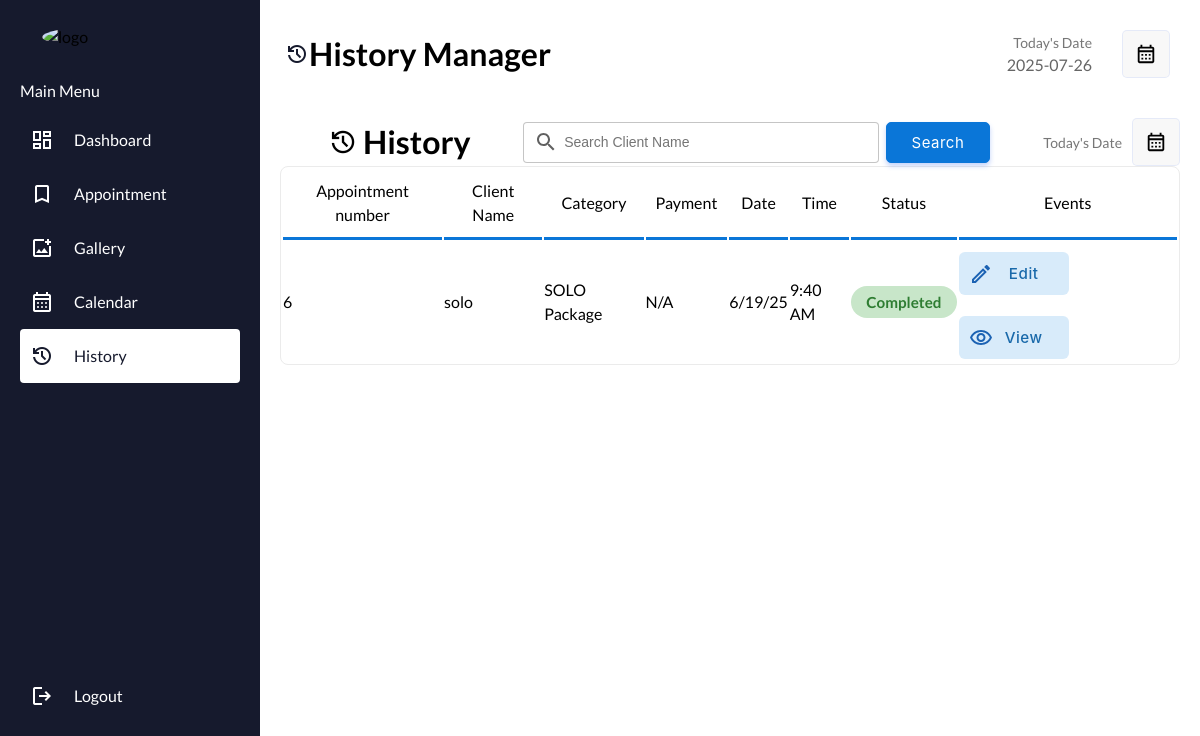
Screenshot of /admin/history.php (signed in) with the database file from the repository.
### tables this page shows
CREATE TABLE `appointments` (
  `id` int(11) NOT NULL,
  `full_name` varchar(100) NOT NULL,
  `email` varchar(100) NOT NULL,
  `phone` varchar(20) NOT NULL,
  `appointment_date` date NOT NULL,
  `appointment_time` time NOT NULL,
  `status_id` int(11) NOT NULL DEFAULT 1,
  `notes` text DEFAULT NULL,
  `created_at` timestamp NOT NULL DEFAULT current_timestamp(),
  `updated_at` timestamp NOT NULL DEFAULT current_timestamp() ON UPDATE current_timestamp()
);

### admin/history.php (the view, shortened to what this page needs)
<?php
$database = new Database();
$db = $database->getConnection();
$searchTerm = isset($_POST['search']) ? trim($_POST['search']) : '';
$sortField = isset($_GET['sort']) ? $_GET['sort'] : 'appointment_date';
$sortDir = (isset($_GET['dir']) && strtolower($_GET['dir']) === 'desc') ? 'DESC' : 'ASC';
$appointments = [];
if ($searchTerm !== '') {
    $query = "SELECT * FROM appointments WHERE full_name LIKE ? AND status_id IN (3,4) ORDER BY $sortField $sortDir, appointment_date DESC, appointment_time ASC";
    $stmt = $db->prepare($query);
    $stmt->execute(['%' . $searchTerm . '%']);
    $appointments = $stmt->fetchAll();
} else {
    $query = "SELECT * FROM appointments WHERE status_id IN (3,4) ORDER BY $sortField $sortDir, appointment_date DESC, appointment_time ASC";
    $stmt = $db->prepare($query);
    $stmt->execute();
    $appointments = $stmt->fetchAll();
}
function getStatusText($status_id) {
    switch ($status_id) {
        case 3: return 'Completed';
    }
}
function sanitizeOutput($str) {
    return htmlspecialchars($str, ENT_QUOTES, 'UTF-8');
}
function formatDate($date) {
    return date('n/j/y', strtotime($date));
}
function formatDateTime($time) {
    return date('g:i A', strtotime($time));
}
?>
<!DOCTYPE html>
<html lang="en">
<head>
    <link rel="stylesheet" href="css/appointment.css">
</head>
<body>
    <aside class="sidebar">
        <div class="sidebar-header">
            <img src="img/rommel-logo.png" alt="logo" />
        </div>
        <ul class="sidebar-links bt-top">
            <h4>
                <span>Main Menu</span>
            </h4>
            <li><a href="index.php?page=dashboard"><span class="material-symbols-outlined"> dashboard </span>Dashboard</a></li>
            <li><a href="Appointment.php?page=Appointment"><span class="material-symbols-outlined">Bookmark</span>Appointment</a></li>
            <li><a href="post.php?page=Post-image"><span class="material-symbols-outlined">Add_Photo_Alternate</span>Gallery</a></li>
            <li><a href="calendar.php?page=Calendar"><span class="material-symbols-outlined">Calendar_Month</span>Calendar</a></li>
            <li><a href="history.php?page=History" class="active"><span class="material-symbols-outlined active">History</span>History</a></li>
        </ul>
        <div class="bottom-log">
            <ul class="sidebar-links log-btn">
                <li><a href="logout.php"><span class="material-symbols-outlined"> logout </span>Logout</a></li>
            </ul>
        </div>
    </aside>
    <section class="content-section">
        <section class="search-and-user">
            <span class="nav-title"> <span class="material-symbols-outlined active">History</span>History Manager</span>
            <div class="admin-profile">
                <div class="row-date">
                    <div class="column-date">
                        <p style="font-size: 14px;color: rgb(119, 119, 119);padding: 0;margin: 0;text-align: right;">Today's Date</p>
                        <p class="heading-sub12" id="currentDate"></p>
                    </div>
                    <div class="column-button">
                        <a href="calendar.php"> <button class="btn-label" style="display: flex;justify-content: center;align-items: center;"><img src="img/calendar.svg" width="100%"></button></a>
                    </div>
                </div>
            </div>
        </section>
        <div class="dash-body" style="padding-right: 0px;">
            <table class="table-appointment" border="0">
                <tr>
                    <td class="top-header-table">
                        <span class="material-symbols-outlined">History</span>
                        <span class="nav-title"> History</span>
                    </td>
                    <td>
                        <form action="" method="post" class="header-search">
                            <input type="search" name="search" class="input-text header-searchbar" placeholder="Search Client Name " list="clientname" style="background-image: url('img/search.svg');" autocomplete="off">&nbsp;&nbsp;
                            <input type="Submit" value="Search" class="login-btn btn-primary btn" style="padding-left: 25px;padding-right: 25px;padding-top: 10px;padding-bottom: 10px;">
                        </form>
                    </td>
                    <td width="15%">
                        <p style="font-size: 14px;color: rgb(119, 119, 119);padding: 0;margin: 0;text-align: right;">Today's Date</p>
                    </td>
                    <td width="4%">
                        <a href="calendar.php"> <button class="btn-label" style="display: flex;justify-content: center;align-items: center;"><img src="img/calendar.svg" width="100%"></button></a>
                    </td>
                </tr>
            </table>
        </div>
        <div class="appointment-list-scroll-container">
            <table width="100%" class="sub-table main-table scrolldown " border="0">
                <thead>
                    <tr>
                        <th class="table-headin">Appointment number</th>
                        <th class="table-headin">Client Name</th>
                        <th class="table-headin">Category</th>
                        <th class="table-headin">Payment</th>
                        <th class="table-headin">Date</th>
                        <th class="table-headin">Time</th>
                        <th class="table-headin">Status</th>
                        <th class="table-headin">Events</th>
                    </tr>
                </thead>
                <tbody id="client-table-body">
<?php if (empty($appointments)): ?>
<tr><td colspan="8" style="text-align:center;">No appointments found.</td></tr>
<?php else: foreach ($appointments as $row): ?>
<tr>
    <td><?= sanitizeOutput($row['id']) ?></td>
    <td><?= sanitizeOutput($row['full_name']) ?></td>
    <td><?= sanitizeOutput($row['notes']) ?></td>
    <td><?= sanitizeOutput($row['payment'] ?? 'N/A') ?></td>
    <td><?= formatDate($row['appointment_date']) ?></td>
    <td><?= formatDateTime($row['appointment_time']) ?></td>
    <td class="status-text">
        <span class="status-badge status-<?= strtolower(getStatusText($row['status_id'])) ?>">
            <?= getStatusText($row['status_id']) ?>
        </span>
    </td>
    <td>
        <div class="events-td">
            <a href="?action=edit&id=<?= $row['id'] ?>&error=0" class="non-style-link"><button class="btn-primary-soft btn button-icon btn-edit" style=" background-image: url(' img/icon/edit-iceblue.svg')"><font class="tn-in-text">Edit</font></button></a>
            <a href="?action=view&id=<?= $row['id'] ?>" class="non-style-link"><button class="btn-primary-soft btn button-icon btn-view" style="background-image: url(' img/icon/view-iceblue.svg')"><font class="tn-in-text">View</font></button></a>
        </div>
    </td>
</tr>
<?php endforeach; endif; ?>
                </tbody>
            </table>
        </div>
    </section>
</body>
</html>

### admin/history.php (style rules this page uses)
.sub-table { animation: transitionIn-Y-bottom 0.5s; }

### rows the page displays
appointments: id "6", full_name "solo", notes "SOLO Package", payment "N/A", appointment_date "6/19/25", appointment_time "9:40 AM", status "Completed"
